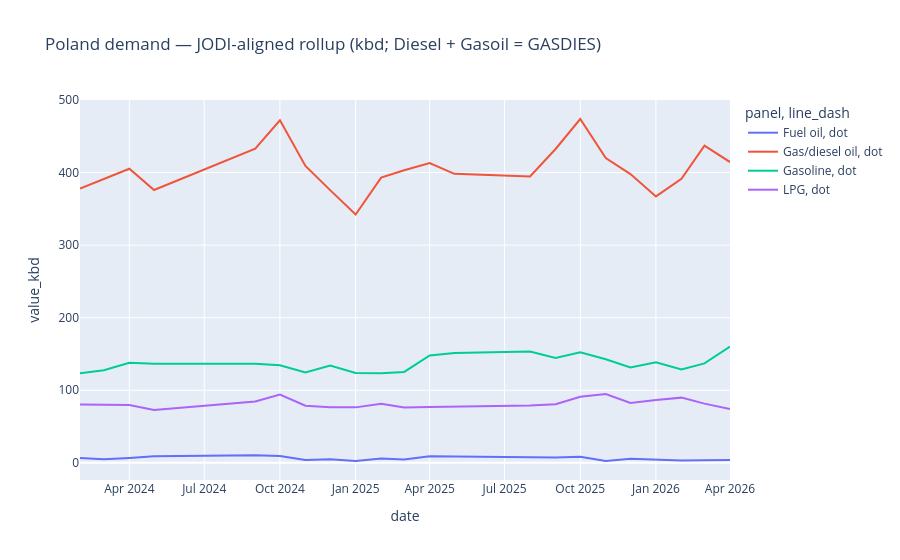

Notebook code for this chart:
### Markdown cell above
## 4. JODI-aligned canonical rollup (demand)

Road diesel (**Diesel**) and heating oil (**Gasoil**) are summed into **Gas/diesel oil** (JODI GASDIES).
Section 7 canonical seasonality keeps them as separate subcategories.

### Code cell
fig_c = px.line(
    demand_jodi_rollup,
    x="date",
    y="value_kbd",
    color="panel",
    category_orders={"panel": list(demand_jodi_rollup["panel"].unique())},
    line_dash=demand_jodi_rollup["is_provisional"].map({True: "dot", False: "solid"}),
    title="Poland demand — JODI-aligned rollup (kbd; Diesel + Gasoil = GASDIES)",
)
fig_c.show()

### Figure 1 — Plotly figure (JSON) as saved in the notebook; plotly's stock layout.template omitted (floating-point values rounded to 4 significant figures)
{"data": [{"hovertemplate": "panel=Fuel oil<br>line_dash=dot<br>date=%{x}<br>value_kbd=%{y}<extra></extra>", "legendgroup": "Fuel oil, dot", "line": {"color": "#636efa", "dash": "solid"}, "marker": {"symbol": "circle"}, "mode": "lines", "name": "Fuel oil, dot", "orientation": "v", "showlegend": true, "type": "scatter", "x": ["2024-02-01T00:00:00", "2024-03-01T00:00:00", "2024-04-01T00:00:00", "2024-05-01T00:00:00", "2024-09-01T00:00:00", "2024-10-01T00:00:00", "2024-11-01T00:00:00", "2024-12-01T00:00:00", "2025-01-01T00:00:00", "2025-02-01T00:00:00", "2025-03-01T00:00:00", "2025-04-01T00:00:00", "2025-05-01T00:00:00", "2025-08-01T00:00:00", "2025-09-01T00:00:00", "2025-10-01T00:00:00", "2025-11-01T00:00:00", "2025-12-01T00:00:00", "2026-01-01T00:00:00", "2026-02-01T00:00:00", "2026-03-01T00:00:00", "2026-04-01T00:00:00"], "xaxis": "x", "y": [6.524, 4.906, 6.739, 9.027, 10.45, 9.446, 3.778, 5.026, 2.512, 5.932, 4.569, 8.945, 8.778, 7.447, 7.248, 8.473, 2.563, 5.775, 4.103, 3.271, 3.524, 3.918], "yaxis": "y"}, {"hovertemplate": "panel=Gas/diesel oil<br>line_dash=dot<br>date=%{x}<br>value_kbd=%{y}<extra></extra>", "legendgroup": "Gas/diesel oil, dot", "line": {"color": "#EF553B", "dash": "solid"}, "marker": {"symbol": "circle"}, "mode": "lines", "name": "Gas/diesel oil, dot", "orientation": "v", "showlegend": true, "type": "scatter", "x": ["2024-02-01T00:00:00", "2024-03-01T00:00:00", "2024-04-01T00:00:00", "2024-05-01T00:00:00", "2024-09-01T00:00:00", "2024-10-01T00:00:00", "2024-11-01T00:00:00", "2024-12-01T00:00:00", "2025-01-01T00:00:00", "2025-02-01T00:00:00", "2025-03-01T00:00:00", "2025-04-01T00:00:00", "2025-05-01T00:00:00", "2025-08-01T00:00:00", "2025-09-01T00:00:00", "2025-10-01T00:00:00", "2025-11-01T00:00:00", "2025-12-01T00:00:00", "2026-01-01T00:00:00", "2026-02-01T00:00:00", "2026-03-01T00:00:00", "2026-04-01T00:00:00"], "xaxis": "x", "y": [377.9, 391.1, 405.3, 375.9, 432.8, 472.1, 409.1, 375.8, 342.3, 393.1, 403.2, 413.1, 398.2, 394.5, 432.5, 473.8, 419.9, 398.0, 367.1, 391.4, 437.0, 414.5], "yaxis": "y"}, {"hovertemplate": "panel=Gasoline<br>line_dash=dot<br>date=%{x}<br>value_kbd=%{y}<extra></extra>", "legendgroup": "Gasoline, dot", "line": {"color": "#00cc96", "dash": "solid"}, "marker": {"symbol": "circle"}, "mode": "lines", "name": "Gasoline, dot", "orientation": "v", "showlegend": true, "type": "scatter", "x": ["2024-02-01T00:00:00", "2024-03-01T00:00:00", "2024-04-01T00:00:00", "2024-05-01T00:00:00", "2024-09-01T00:00:00", "2024-10-01T00:00:00", "2024-11-01T00:00:00", "2024-12-01T00:00:00", "2025-01-01T00:00:00", "2025-02-01T00:00:00", "2025-03-01T00:00:00", "2025-04-01T00:00:00", "2025-05-01T00:00:00", "2025-08-01T00:00:00", "2025-09-01T00:00:00", "2025-10-01T00:00:00", "2025-11-01T00:00:00", "2025-12-01T00:00:00", "2026-01-01T00:00:00", "2026-02-01T00:00:00", "2026-03-01T00:00:00", "2026-04-01T00:00:00"], "xaxis": "x", "y": [123.3, 127.5, 137.9, 136.4, 136.5, 134.4, 124.6, 134.1, 123.7, 123.5, 125.2, 147.9, 151.4, 153.4, 144.6, 152.3, 142.8, 131.4, 138.6, 128.6, 137.0, 160.2], "yaxis": "y"}, {"hovertemplate": "panel=LPG<br>line_dash=dot<br>date=%{x}<br>value_kbd=%{y}<extra></extra>", "legendgroup": "LPG, dot", "line": {"color": "#ab63fa", "dash": "solid"}, "marker": {"symbol": "circle"}, "mode": "lines", "name": "LPG, dot", "orientation": "v", "showlegend": true, "type": "scatter", "x": ["2024-02-01T00:00:00", "2024-03-01T00:00:00", "2024-04-01T00:00:00", "2024-05-01T00:00:00", "2024-09-01T00:00:00", "2024-10-01T00:00:00", "2024-11-01T00:00:00", "2024-12-01T00:00:00", "2025-01-01T00:00:00", "2025-02-01T00:00:00", "2025-03-01T00:00:00", "2025-04-01T00:00:00", "2025-05-01T00:00:00", "2025-08-01T00:00:00", "2025-09-01T00:00:00", "2025-10-01T00:00:00", "2025-11-01T00:00:00", "2025-12-01T00:00:00", "2026-01-01T00:00:00", "2026-02-01T00:00:00", "2026-03-01T00:00:00", "2026-04-01T00:00:00"], "xaxis": "x", "y": [80.23, 79.52, 79.72, 72.94, 84.5, 94.18, 78.77, 76.75, 76.42, 81.54, 76.31, 76.93, 77.46, 78.93, 80.71, 90.96, 94.92, 82.37, 86.52, 89.84, 81.59, 74.27], "yaxis": "y"}], "layout": {"legend": {"title": {"text": "panel, line_dash"}, "tracegroupgap": 0}, "title": {"text": "Poland demand — JODI-aligned rollup (kbd; Diesel + Gasoil = GASDIES)"}, "xaxis": {"anchor": "y", "domain": [0, 1], "title": {"text": "date"}}, "yaxis": {"anchor": "x", "domain": [0, 1], "title": {"text": "value_kbd"}}}}
